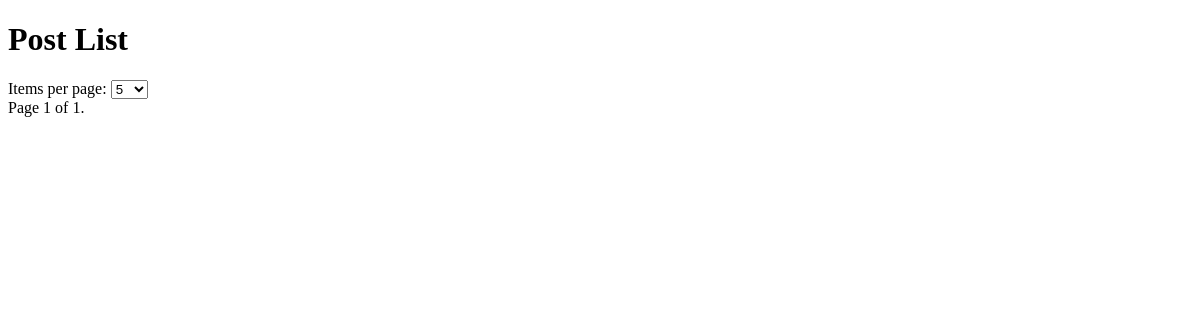
/blog/?page=4&items_per_page=5, run on an earlier commit of the app's database.
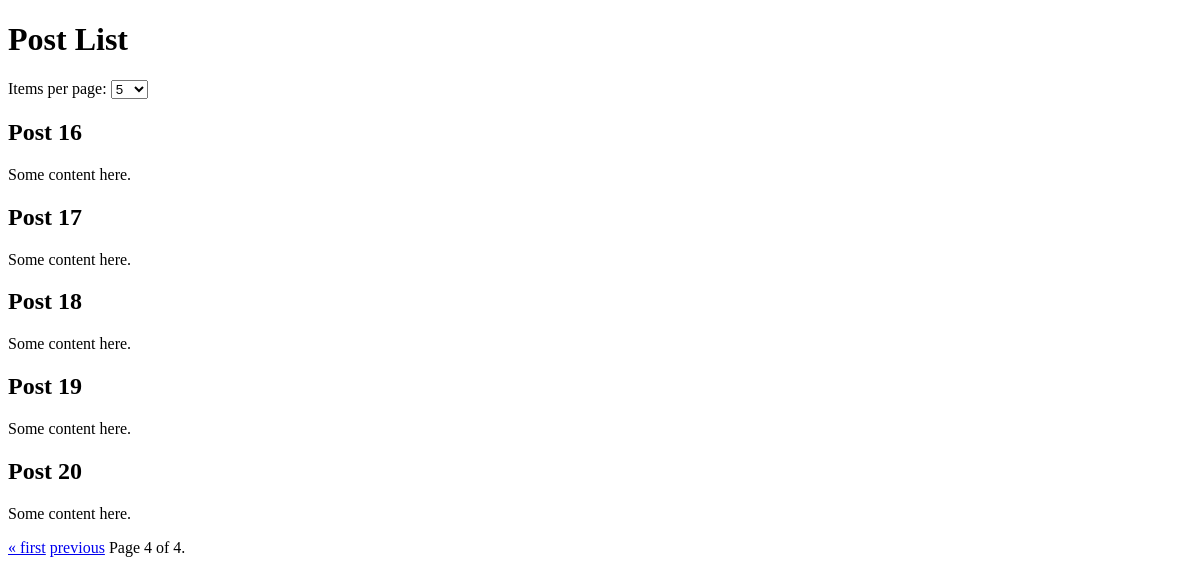
And on a later commit of the database.
### blog/models.py (models this page shows, shortened)
class Post(models.Model):
    title = models.CharField(max_length=200)
    content = models.TextField()
    created_at = models.DateTimeField(auto_now_add=True)

### blog/views.py (the view)
# urls.py: path('blog/', post_list, name='post_list')
def post_list(request):
    post_list = Post.objects.all()
    items_per_page = request.GET.get('items_per_page', '5')
    paginator = Paginator(post_list, int(items_per_page))
    page_number = request.GET.get('page')
    page_obj = paginator.get_page(page_number)
    return render(request, 'blog/post_list.html', {
        'page_obj': page_obj,
        'items_per_page': items_per_page
    })

### templates/blog/post_list.html (shortened to what this page needs)
{% load static %}
<!DOCTYPE html>
<html lang="en">
<head>
    {% load static %}
    <link rel="stylesheet" href="{% static 'css/styles.css' %}">
</head>
<body>
    <h1>Post List</h1>
    <form method="get" class="pagination-form">
        <label for="items_per_page">Items per page:</label>
        <select name="items_per_page" id="items_per_page" onchange="this.form.submit()">
            <option value="5" {% if items_per_page == "5" %}selected{% endif %}>5</option>
        </select>
    </form>
    {% for post in page_obj %}
        <div class="post">
            <h2>{{ post.title }}</h2>
            <p>{{ post.content }}</p>
        </div>
    {% endfor %}
    <div class="pagination">
        <span class="step-links">
            {% if page_obj.has_previous %}
                <a href="?page=1&items_per_page={{ items_per_page }}">&laquo; first</a>
                <a href="?page={{ page_obj.previous_page_number }}&items_per_page={{ items_per_page }}">previous</a>
            {% endif %}
            <span class="current">
                Page {{ page_obj.number }} of {{ page_obj.paginator.num_pages }}.
            </span>
        </span>
    </div>
</body>
</html>

What changed in the data, as far as the page shows it:
added Post: title "Post 16", content "Some content here."
added Post: title "Post 17", content "Some content here."
added Post: title "Post 18", content "Some content here."
added Post: title "Post 19", content "Some content here."
added Post: title "Post 20", content "Some content here."
Also different on the page:
{{ page_obj.number }}: "1" → "4"
{{ page_obj.paginator.num_pages }}: "1" → "4"
text now shown: "« first previous"
